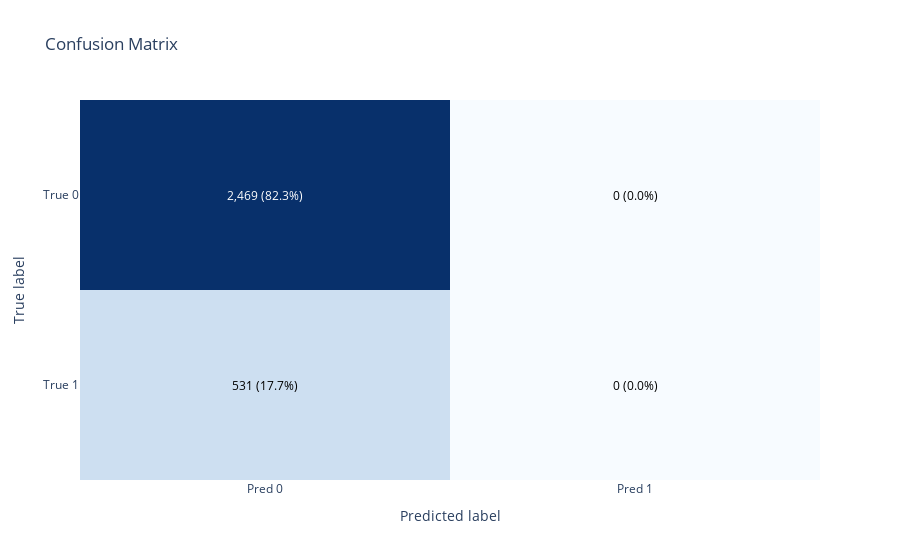

This figure's notebook cell:
### Code cell
evaluator.plot_confusion(evaluator.df_test['target'], evaluator.df_test['y_pred_proba'], threshold='ks')

### Figure 1 — Plotly figure (JSON) as saved in the notebook; plotly's stock layout.template omitted (floating-point values rounded to 4 significant figures)
{"data": [{"colorscale": [[0, "rgb(247,251,255)"], [0.125, "rgb(222,235,247)"], [0.25, "rgb(198,219,239)"], [0.375, "rgb(158,202,225)"], [0.5, "rgb(107,174,214)"], [0.625, "rgb(66,146,198)"], [0.75, "rgb(33,113,181)"], [0.875, "rgb(8,81,156)"], [1, "rgb(8,48,107)"]], "showscale": false, "type": "heatmap", "x": ["Pred 0", "Pred 1"], "y": ["True 0", "True 1"], "z": [[2469, 0], [531, 0]]}], "layout": {"annotations": [{"font": {"color": "white"}, "showarrow": false, "text": "2,469\n(82.3%)", "x": 0, "y": 0}, {"font": {"color": "black"}, "showarrow": false, "text": "0\n(0.0%)", "x": 1, "y": 0}, {"font": {"color": "black"}, "showarrow": false, "text": "531\n(17.7%)", "x": 0, "y": 1}, {"font": {"color": "black"}, "showarrow": false, "text": "0\n(0.0%)", "x": 1, "y": 1}], "title": {"text": "Confusion Matrix"}, "xaxis": {"title": {"text": "Predicted label"}}, "yaxis": {"autorange": "reversed", "title": {"text": "True label"}}}}
